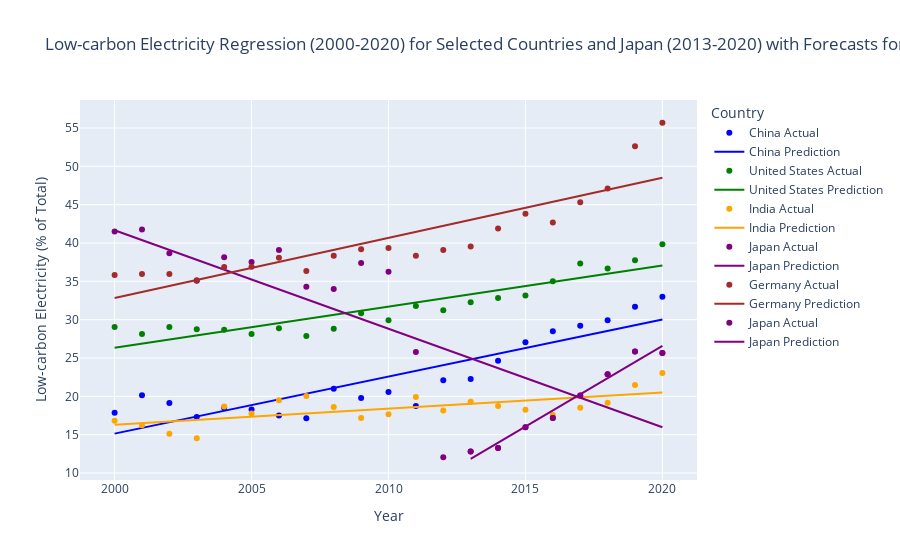

Notebook code for this chart:
### Code cell
import pandas as pd
import numpy as np
import plotly.graph_objects as go
from sklearn.linear_model import LinearRegression

# Define the RMSE function
def rmse(targets, predictions):
    return np.sqrt(np.mean(np.square(targets - predictions)))

# Load the dataset
df = pd.read_csv(file_path)

# List of countries (excluding Japan for the first model)
countries = ['China', 'United States', 'India', 'Japan', 'Germany']

# Filter the dataframe for the four countries (2000-2020)
df_five_countries = df[(df['Entity'].isin(countries)) & (df['Year'] >= 2000) & (df['Year'] <= 2020)]

# Initialize a dictionary to store the forecasted values for 2023 and 2024
forecast_2023_2024 = {}

# Initialize a Plotly figure
fig = go.Figure()

# Define colors for each country (including Japan)
colors = {'China': 'blue', 'United States': 'green', 'India': 'orange', 'Germany': 'brown', 'Japan': 'purple'}

# Iterate through each country (except Japan) and apply linear regression
for country in countries:
    country_data = df_five_countries[df_five_countries['Entity'] == country]
    X = country_data[['Year']]  # Feature: Year
    y = country_data['Low-carbon electricity (% electricity)']  # Adjust to correct column name

    # Find indices where both X and y are valid (non-NaN)
    valid_indices = X['Year'].notna() & y.notna()

    # Train the model only on valid data points (non-NaN)
    X_valid = X[valid_indices]
    y_valid = y[valid_indices]

    # Train the linear regression model
    model = LinearRegression()
    model.fit(X_valid, y_valid)

    # Make predictions for the valid data points
    predictions = model.predict(X_valid)

    # Calculate and print the RMSE
    loss = rmse(y_valid, predictions)
    print(f"RMSE Loss for {country}: {loss:.2f}")

    # Scatter plot for actual data points, including NaNs
    fig.add_trace(go.Scatter(x=X['Year'], y=y, mode='markers', name=f'{country} Actual', marker=dict(color=colors[country])))

    # Plot the regression line for valid data, matching the scatter color
    fig.add_trace(go.Scatter(x=X_valid['Year'], y=predictions, mode='lines', name=f'{country} Prediction', line=dict(color=colors[country], width=2)))

    # Forecast emissions for the years 2023 and 2024
    year_2023_2024 = np.array([[2023], [2024]])  # Years to predict for
    forecast = model.predict(year_2023_2024)
    forecast_2023_2024[country] = forecast

# Now handle Japan separately with data between 2013 and 2020
japan_data = df[(df['Entity'] == 'Japan') & (df['Year'] >= 2013) & (df['Year'] <= 2020)]
X_japan = japan_data[['Year']]  # Feature: Year for Japan (2013-2020)
y_japan = japan_data['Low-carbon electricity (% electricity)']  # Adjust to correct column name

# Find indices where both X_japan and y_japan are valid (non-NaN)
valid_indices_japan = X_japan['Year'].notna() & y_japan.notna()

# Train the model only on valid data points for Japan
X_japan_valid = X_japan[valid_indices_japan]
y_japan_valid = y_japan[valid_indices_japan]

# Train a separate linear regression model for Japan
model_japan = LinearRegression()
model_japan.fit(X_japan_valid, y_japan_valid)

# Make predictions for the valid Japan data points
predictions_japan = model_japan.predict(X_japan_valid)

# Calculate and print the RMSE for Japan
loss_japan = rmse(y_japan_valid, predictions_japan)
print(f"RMSE Loss for Japan: {loss_japan:.2f}")

# Scatter plot for actual Japan data points
fig.add_trace(go.Scatter(x=X_japan['Year'], y=y_japan, mode='markers', name='Japan Actual', marker=dict(color=colors['Japan'])))

# Plot the regression line for Japan, matching the scatter color
fig.add_trace(go.Scatter(x=X_japan_valid['Year'], y=predictions_japan, mode='lines', name='Japan Prediction', line=dict(color=colors['Japan'], width=2)))

# Forecast emissions for Japan for 2023 and 2024
year_2023_2024_japan = np.array([[2023], [2024]])  # Years to predict for
forecast_japan = model_japan.predict(year_2023_2024_japan)
forecast_2023_2024['Japan'] = forecast_japan

# Update the layout of the plot
fig.update_layout(
    title='Low-carbon Electricity Regression (2000-2020) for Selected Countries and Japan (2013-2020) with Forecasts for 2023 and 2024',
    xaxis_title='Year',
    yaxis_title='Low-carbon Electricity (% of Total)',
    legend_title='Country',
    showlegend=True
)

# Show the plot
fig.show()

# Print the forecasted low-carbon electricity values for 2023 and 2024
for country, forecast in forecast_2023_2024.items():
    print(f'{country}: Low-carbon electricity forecast for 2023: {forecast[0]:.2f}%, for 2024: {forecast[1]:.2f}%')

df_five_countries.shape

### Figure 1 — Plotly figure (JSON) as saved in the notebook; plotly's stock layout.template omitted (floating-point values rounded to 4 significant figures)
{"data": [{"marker": {"color": "blue"}, "mode": "markers", "name": "China Actual", "type": "scatter", "x": [2000, 2001, 2002, 2003, 2004, 2005, 2006, 2007, 2008, 2009, 2010, 2011, 2012, 2013, 2014, 2015, 2016, 2017, 2018, 2019, 2020], "y": [17.87, 20.14, 19.14, 17.3, 18.51, 18.3, 17.5, 17.15, 20.98, 19.77, 20.56, 18.75, 22.1, 22.28, 24.66, 27.04, 28.5, 29.2, 29.92, 31.67, 32.98]}, {"line": {"color": "blue", "width": 2}, "mode": "lines", "name": "China Prediction", "type": "scatter", "x": [2000, 2001, 2002, 2003, 2004, 2005, 2006, 2007, 2008, 2009, 2010, 2011, 2012, 2013, 2014, 2015, 2016, 2017, 2018, 2019, 2020], "y": [15.14, 15.89, 16.63, 17.38, 18.12, 18.86, 19.61, 20.35, 21.1, 21.84, 22.59, 23.33, 24.08, 24.82, 25.57, 26.31, 27.05, 27.8, 28.54, 29.29, 30.03]}, {"marker": {"color": "green"}, "mode": "markers", "name": "United States Actual", "type": "scatter", "x": [2000, 2001, 2002, 2003, 2004, 2005, 2006, 2007, 2008, 2009, 2010, 2011, 2012, 2013, 2014, 2015, 2016, 2017, 2018, 2019, 2020], "y": [29.06, 28.14, 29.04, 28.77, 28.69, 28.13, 28.87, 27.87, 28.81, 30.82, 29.93, 31.79, 31.22, 32.29, 32.81, 33.15, 35.0, 37.32, 36.66, 37.76, 39.85]}, {"line": {"color": "green", "width": 2}, "mode": "lines", "name": "United States Prediction", "type": "scatter", "x": [2000, 2001, 2002, 2003, 2004, 2005, 2006, 2007, 2008, 2009, 2010, 2011, 2012, 2013, 2014, 2015, 2016, 2017, 2018, 2019, 2020], "y": [26.35, 26.88, 27.42, 27.96, 28.49, 29.03, 29.57, 30.1, 30.64, 31.18, 31.71, 32.25, 32.79, 33.32, 33.86, 34.4, 34.93, 35.47, 36.0, 36.54, 37.08]}, {"marker": {"color": "orange"}, "mode": "markers", "name": "India Actual", "type": "scatter", "x": [2000, 2001, 2002, 2003, 2004, 2005, 2006, 2007, 2008, 2009, 2010, 2011, 2012, 2013, 2014, 2015, 2016, 2017, 2018, 2019, 2020], "y": [16.81, 16.22, 15.11, 14.54, 18.68, 17.77, 19.5, 20.04, 18.61, 17.18, 17.67, 19.91, 18.17, 19.3, 18.76, 18.27, 17.56, 18.51, 19.17, 21.48, 23.06]}, {"line": {"color": "orange", "width": 2}, "mode": "lines", "name": "India Prediction", "type": "scatter", "x": [2000, 2001, 2002, 2003, 2004, 2005, 2006, 2007, 2008, 2009, 2010, 2011, 2012, 2013, 2014, 2015, 2016, 2017, 2018, 2019, 2020], "y": [16.29, 16.5, 16.71, 16.92, 17.13, 17.34, 17.55, 17.76, 17.97, 18.19, 18.4, 18.61, 18.82, 19.03, 19.24, 19.45, 19.66, 19.87, 20.08, 20.3, 20.51]}, {"marker": {"color": "purple"}, "mode": "markers", "name": "Japan Actual", "type": "scatter", "x": [2000, 2001, 2002, 2003, 2004, 2005, 2006, 2007, 2008, 2009, 2010, 2011, 2012, 2013, 2014, 2015, 2016, 2017, 2018, 2019, 2020], "y": [41.49, 41.77, 38.66, 35.06, 38.13, 37.54, 39.1, 34.29, 34.0, 37.39, 36.25, 25.78, 12.06, 12.81, 13.27, 15.98, 17.17, 20.11, 22.87, 25.86, 25.67]}, {"line": {"color": "purple", "width": 2}, "mode": "lines", "name": "Japan Prediction", "type": "scatter", "x": [2000, 2001, 2002, 2003, 2004, 2005, 2006, 2007, 2008, 2009, 2010, 2011, 2012, 2013, 2014, 2015, 2016, 2017, 2018, 2019, 2020], "y": [41.67, 40.38, 39.1, 37.81, 36.53, 35.25, 33.96, 32.68, 31.39, 30.11, 28.82, 27.54, 26.25, 24.97, 23.68, 22.4, 21.11, 19.83, 18.54, 17.26, 15.97]}, {"marker": {"color": "brown"}, "mode": "markers", "name": "Germany Actual", "type": "scatter", "x": [2000, 2001, 2002, 2003, 2004, 2005, 2006, 2007, 2008, 2009, 2010, 2011, 2012, 2013, 2014, 2015, 2016, 2017, 2018, 2019, 2020], "y": [35.83, 35.95, 35.97, 35.14, 36.87, 36.92, 38.07, 36.36, 38.34, 39.2, 39.34, 38.34, 39.09, 39.55, 41.89, 43.8, 42.66, 45.3, 47.11, 52.61, 55.68]}, {"line": {"color": "brown", "width": 2}, "mode": "lines", "name": "Germany Prediction", "type": "scatter", "x": [2000, 2001, 2002, 2003, 2004, 2005, 2006, 2007, 2008, 2009, 2010, 2011, 2012, 2013, 2014, 2015, 2016, 2017, 2018, 2019, 2020], "y": [32.83, 33.62, 34.4, 35.18, 35.97, 36.75, 37.53, 38.32, 39.1, 39.88, 40.67, 41.45, 42.23, 43.02, 43.8, 44.59, 45.37, 46.15, 46.94, 47.72, 48.5]}, {"marker": {"color": "purple"}, "mode": "markers", "name": "Japan Actual", "type": "scatter", "x": [2013, 2014, 2015, 2016, 2017, 2018, 2019, 2020], "y": [12.81, 13.27, 15.98, 17.17, 20.11, 22.87, 25.86, 25.67]}, {"line": {"color": "purple", "width": 2}, "mode": "lines", "name": "Japan Prediction", "type": "scatter", "x": [2013, 2014, 2015, 2016, 2017, 2018, 2019, 2020], "y": [11.86, 13.96, 16.06, 18.17, 20.27, 22.37, 24.47, 26.57]}], "layout": {"legend": {"title": {"text": "Country"}}, "showlegend": true, "title": {"text": "Low-carbon Electricity Regression (2000-2020) for Selected Countries and Japan (2013-2020) with Forecasts for 2023 and 2024"}, "xaxis": {"title": {"text": "Year"}}, "yaxis": {"title": {"text": "Low-carbon Electricity (% of Total)"}}}}
